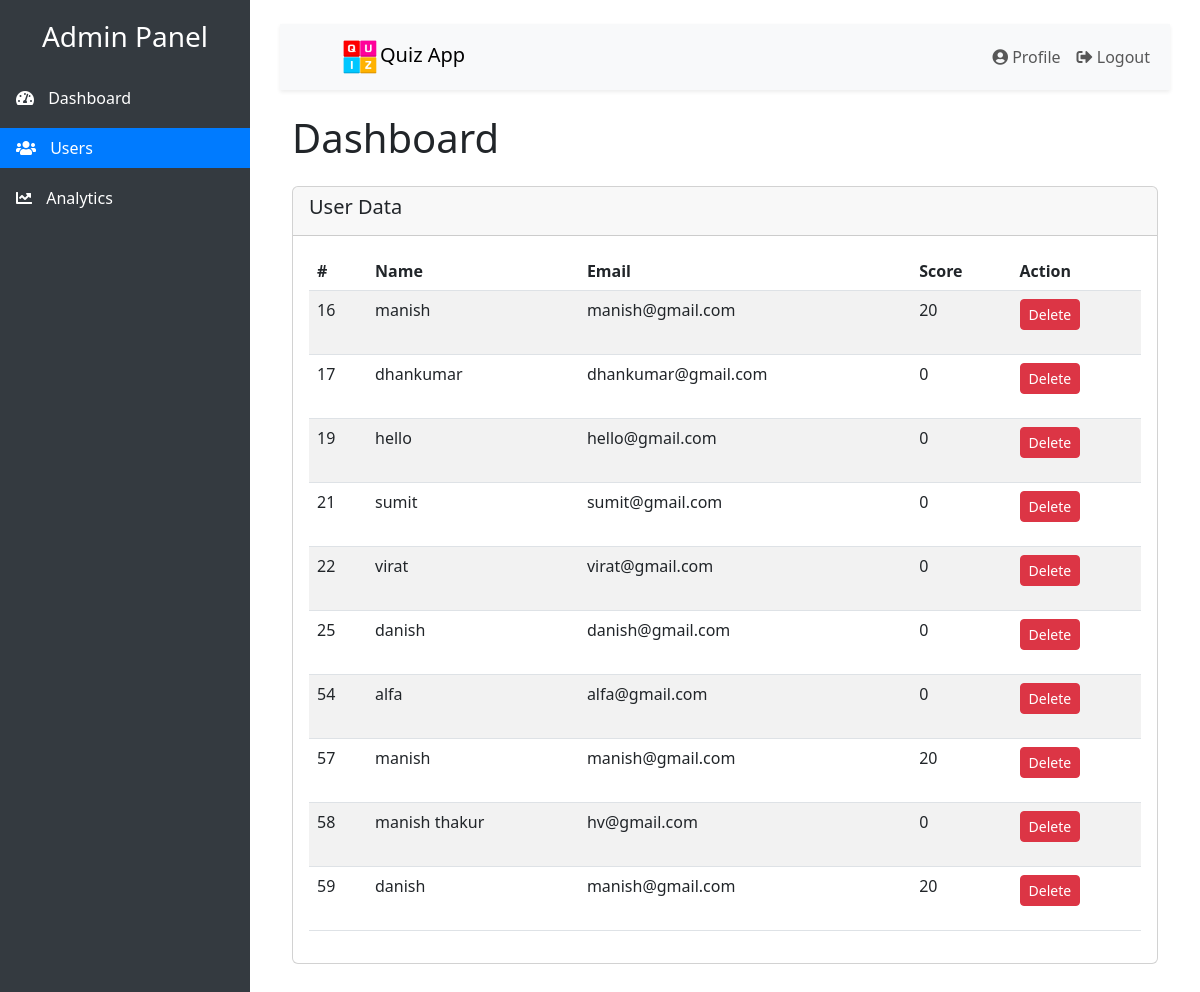
/users.php, run on an earlier commit of the app's database.
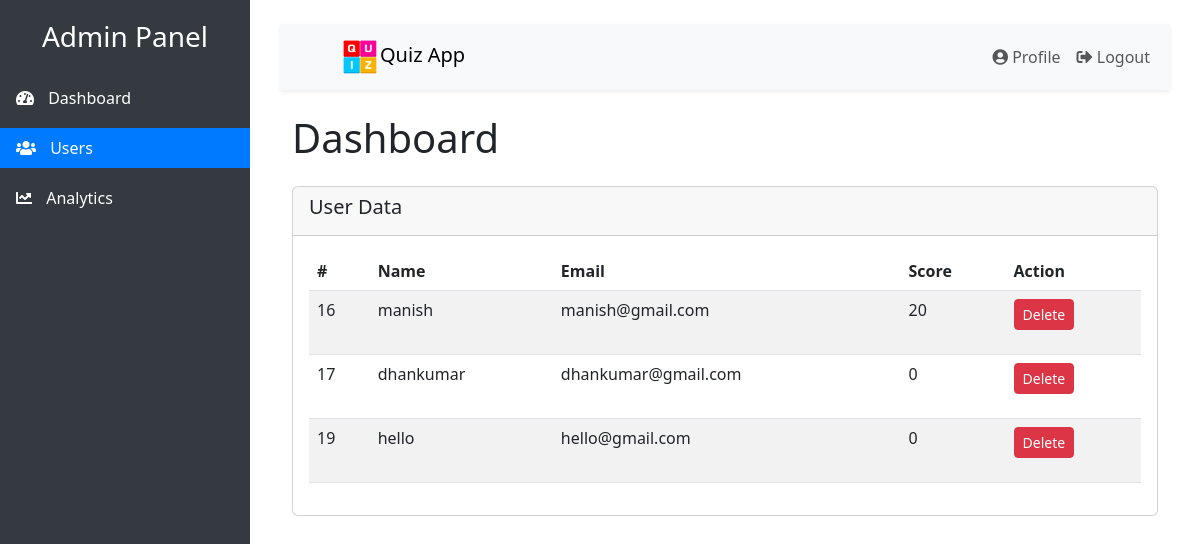
And on a later commit of the database.
### tables this page shows
CREATE TABLE `signup` (
  `id` int(11) NOT NULL,
  `username` varchar(50) NOT NULL,
  `email` varchar(100) NOT NULL,
  `password` varchar(100) NOT NULL,
  `score` int(11) DEFAULT 0,
  `profile_image` varchar(255) DEFAULT NULL,
  `date` datetime DEFAULT current_timestamp()
);

### users.php (the view, shortened to what this page needs)
<?php
include 'connection.php';
$sql = "SELECT * FROM signup";
$result = mysqli_query($conn, $sql);
?>
<!DOCTYPE html>
<html lang="en">
<head>
    <link href="https://cdn.jsdelivr.net/npm/bootstrap@5.3.0-alpha1/dist/css/bootstrap.min.css" rel="stylesheet">
    <link href="https://cdnjs.cloudflare.com/ajax/libs/font-awesome/5.15.4/css/all.min.css" rel="stylesheet">
</head>
<body>
    <div class="sidebar">
        <h3 class="text-white text-center mb-4">Admin Panel</h3>
        <ul class="nav flex-column">
            <li class="nav-item">
            <a class="nav-link" href="dasbord.php?subject=gk">
                <i class="fas fa-tachometer-alt"></i> Dashboard </a>
            </li>
            <li class="nav-item">
                <a class="nav-link active" href="#">
                    <i class="fas fa-users"></i> Users
                </a>
            </li>
            <li class="nav-item">
                <a class="nav-link" href="#">
                    <i class="fas fa-chart-line"></i> Analytics
                </a>
            </li>
        </ul>
    </div>
    <div class="content">
        <nav class="navbar navbar-expand-lg navbar-light bg-light shadow-sm">
            <div class="container-fluid">
            <a class="navbar-brand ms-5" href="#"><img src="uploads/Quiz-Logo-removebg-preview.png" alt="" height="40px" width="40px">Quiz App</a>
                <div class="collapse navbar-collapse" id="navbarNav">
                    <ul class="navbar-nav ms-auto">
                        <li class="nav-item">
                            <a class="nav-link" href="admin_profile.php">
                                <i class="fas fa-user-circle"></i> Profile
                            </a>
                        </li>
                        <li class="nav-item">
                            <a class="nav-link" href="login.php">
                                <i class="fas fa-sign-out-alt"></i> Logout
                            </a>
                        </li>
                    </ul>
                </div>
            </div>
        </nav>
        <div class="container-fluid">
            <h1 class="mb-4 mt-4">Dashboard</h1>
            <div class="card mb-4">
                <div class="card-header">
                    <h5>User Data</h5>
                </div>
                <div class="card-body">
                    <table class="table table-striped">
                        <thead>
                            <tr>
                                <th>#</th>
                                <th>Name</th>
                                <th>Email</th>
                                <th>Score</th>
                                <th>Action</th>
                            </tr>
                        </thead>
                        <tbody>
                            <?php
                            if (mysqli_num_rows($result) > 0) {
                                while ($row = mysqli_fetch_assoc($result)) {
                                    echo "<tr>";
                                    echo "<td>" . $row['id'] . "</td>";
                                    echo "<td>" . htmlspecialchars($row['username']) . "</td>";
                                    echo "<td>" . htmlspecialchars($row['email']) . "</td>";
                                    echo "<td>" . $row['score'] . "</td>";
                                    echo "<td>
                                            <form method='post' action=''>
                                                <input type='hidden' name='id' value='" . $row['id'] . "'>
                                                <button class='btn btn-danger btn-sm' name='delete' type='submit' value='delete'>Delete</button>
                                            </form>
                                          </td>";
                                    echo "</tr>";
                                }
                            } else {
                                echo "<tr><td colspan='5' class='text-center'>No users found.</td></tr>";
                            }
                            ?>
                        </tbody>
                    </table>
                </div>
            </div>
        </div>
    </div>
</body>

### users.php (style rules this page uses)
.sidebar { position: fixed; top: 0; left: 0; bottom: 0; width: 250px; background-color: #343a40; padding-top: 20px; }
.sidebar .nav-link { color: #fff; }
.sidebar .nav-link.active { background-color: #007bff; }
.sidebar .nav-item { margin-bottom: 10px; }
.sidebar .nav-item i { margin-right: 10px; }
.content { margin-left: 250px; padding: 30px; padding-top: 0; }
.navbar { z-index: 1; }

What changed in the data, as far as the page shows it:
removed signup: id "21", username "sumit", email "sumit@gmail.com", score "0"
removed signup: id "22", username "virat", email "virat@gmail.com", score "0"
removed signup: id "25", username "danish", email "danish@gmail.com", score "0"
removed signup: id "54", username "alfa", email "alfa@gmail.com", score "0"
removed signup: id "57", username "manish", email "manish@gmail.com", score "20"
removed signup: id "58", username "manish thakur", email "hv@gmail.com", score "0"
removed signup: id "59", username "danish", email "manish@gmail.com", score "20"
